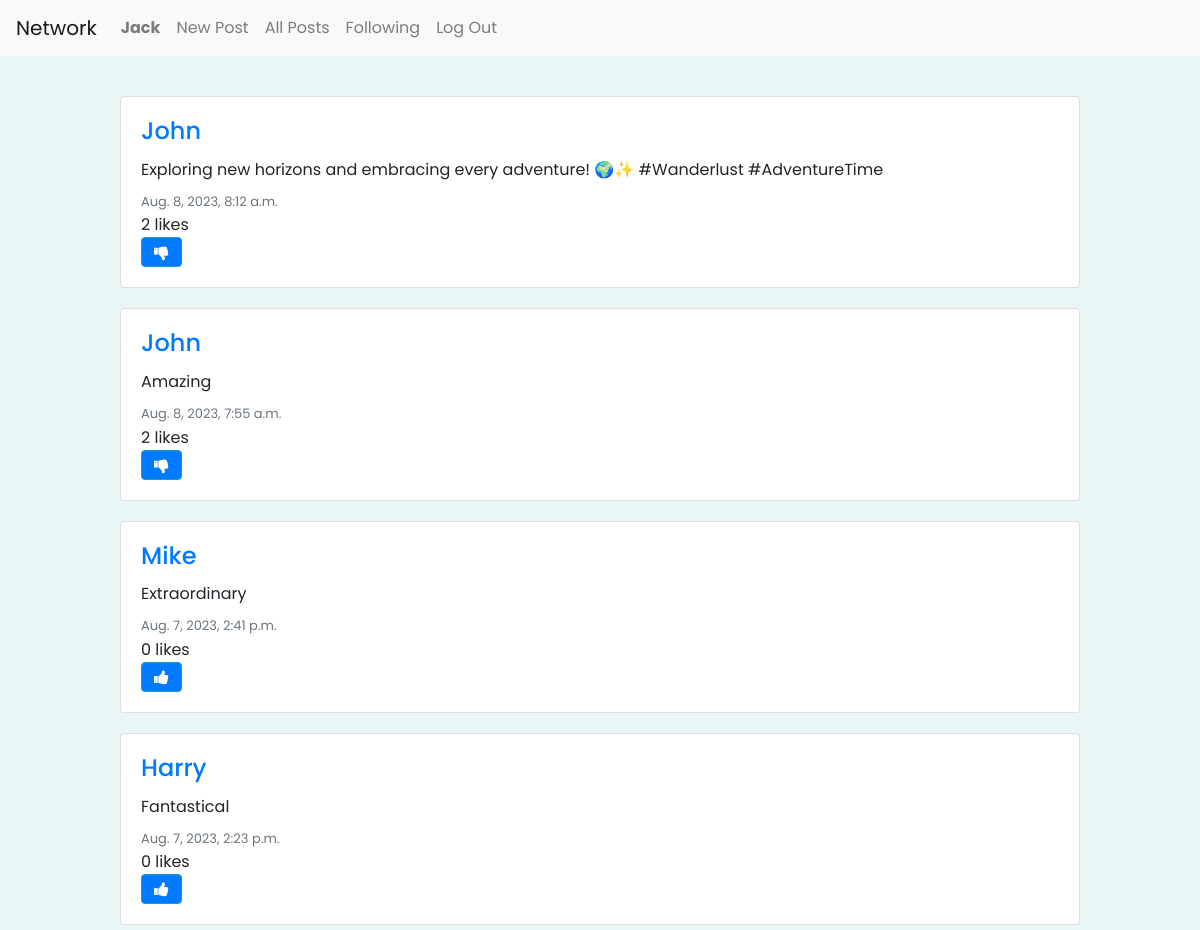
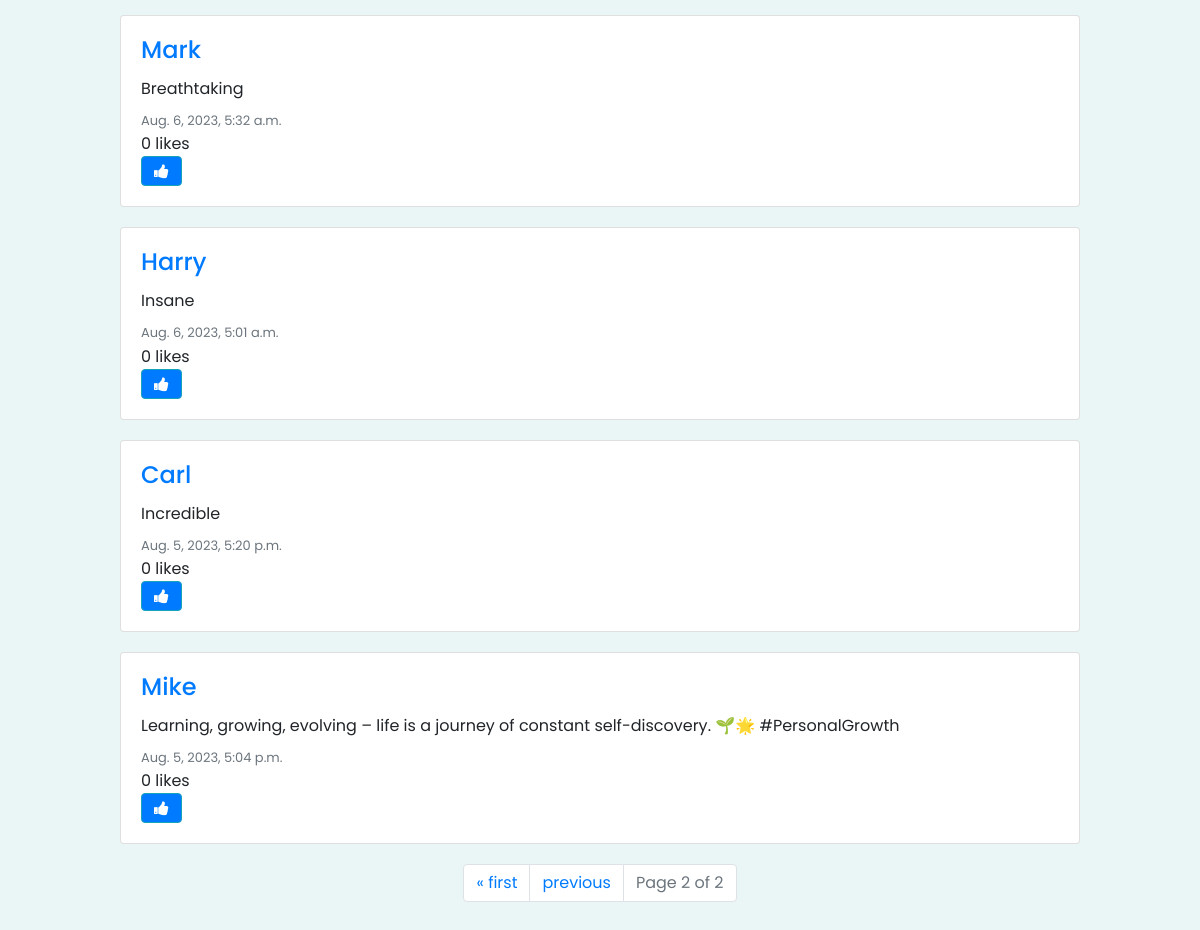
The page /following/1?page=2 (signed in) on the database its author committed (2 pictures, top to bottom).
### network/models.py (models this page shows, shortened)
class User(AbstractUser):
    pass

class Post(models.Model):
    author = models.ForeignKey(User, on_delete=models.CASCADE,related_name="user")
    content = models.CharField(max_length=1000)
    timestamp = models.DateTimeField(auto_now_add=True)

### network/views.py (the view)
# urls.py: path("following/<int:id>", views.view_following, name="following"),
@login_required
def view_following(request, id):
    current_user = request.user
    user_profile = Profile.objects.get(user=current_user)
    following_profiles = user_profile.follows.all()
    following_users = [profile.user for profile in following_profiles]
    following_posts = Post.objects.filter(author__in=following_users).annotate(like_count=Count('post_like')).order_by('-timestamp')
    paginator = Paginator(following_posts, 10)
    page_number = request.GET.get('page')
    page_obj = paginator.get_page(page_number)
    all_likes = Like.objects.all()
    liked_posts = []
    try:
        for like in all_likes:
            if like.user.id == request.user.id:
                liked_posts.append(like.post.id)
    except:
        liked_posts = []
    return render(request, 'network/following.html', {
        'following': following_profiles,
        'page_obj': page_obj,
        'liked_posts': liked_posts,
    })

### network/templates/network/following.html (shortened to what this page needs)
{% extends "network/layout.html" %}
{% block body %}
{% for post in page_obj %}
    <div style="margin: 20px 100px 20px 100px;" class="card w-10">
        <div class="card-body">
          <a href="{% url 'view_profile' post.author_id %}"><h4 class="card-title">{{ post.author }}</h4></a>
          <p class="card-text">{{ post.content }}</p>
          <p style="font-size: 13px;" class="card-subtitle mb-2 text-muted">{{ post.timestamp }}</p>
          <p id="like-count-{{ post.id }}" class="card-subtitle">{{ post.like_count }} likes</p>
          {% if post.id in liked_posts %}
            <button style="background-color: #007bff;" class="btn btn-info fa fa-thumbs-down" onclick="likeHandler('{{ post.id }}', {{ liked_posts }}, {{ like_count }})" id="{{ post.id }}" ></button>
        {% else %}
            <button style="background-color: #007bff;" class="btn btn-info fa fa-thumbs-up" id="{{ post.id }}" onclick="likeHandler('{{ post.id }}', {{ liked_posts }}, {{ like_count }})"></button>
        {% endif %}
        </div>
    </div>
{% endfor %}
<div class="pagination justify-content-center">
    <ul class="pagination">
        {% if page_obj.has_previous %}
            <li class="page-item"><a class="page-link" href="?page=1">&laquo; first</a></li>
            <li class="page-item"><a class="page-link" href="?page={{ page_obj.previous_page_number }}">previous</a></li>
        {% endif %}
        <li class="page-item disabled">
            <span class="page-link">Page {{ page_obj.number }} of {{ page_obj.paginator.num_pages }}</span>
        </li>
    </ul>
</div>
{% endblock %}

### network/templates/network/layout.html (shortened to what this page needs)
{% load static %}
<!DOCTYPE html>
<html lang="en">
    <head>
        <link rel="stylesheet" href="https://stackpath.bootstrapcdn.com/bootstrap/4.4.1/css/bootstrap.min.css">
        <link href="{% static 'network/styles.css' %}" rel="stylesheet">
        <link rel="stylesheet" href="https://cdnjs.cloudflare.com/ajax/libs/font-awesome/4.7.0/css/font-awesome.min.css">
    </head>
    <body>
        <nav class="navbar navbar-expand-lg navbar-light bg-light">
            <a class="navbar-brand" href="#">Network</a>
            <div>
              <ul class="navbar-nav mr-auto">
                {% if user.is_authenticated %}
                    <li class="nav-item">
                        <a class="nav-link" href="{% url 'view_profile' user.id %}"><strong>{{ user.username }}</strong></a>
                    </li>
                    <li class="nav-item">
                        <a class="nav-link" href="{% url 'create' %}">New Post</a>
                    </li>
                {% endif %}
                <li class="nav-item">
                  <a class="nav-link" href="{% url 'index' %}">All Posts</a>
                </li>
                {% if user.is_authenticated %}
                    <li class="nav-item">
                        <a class="nav-link" href="{% url 'following' user.id %}">Following</a>
                    </li>
                    <li class="nav-item">
                        <a class="nav-link" href="{% url 'logout' %}">Log Out</a>
                    </li>
                {% endif %}
              </ul>
            </div>
          </nav>
        <div class="body">
            {% block body %}
            {% endblock %}
        </div>
    </body>
</html>

### network/templates/network/layout.html (style rules this page uses)
body { font-family: 'Poppins', sans-serif; background-color: #eaf6f6; }
.body { padding: 20px; }

### rows shown on the page
User: username "Jack"
Post: author "John", content "Exploring new horizons and embracing every adventure! 🌍✨ #Wanderlust #AdventureTime", timestamp "Aug. 8, 2023, 8:12 a.m.", like_count "2"
Post: author "John", content "Amazing", timestamp "Aug. 8, 2023, 7:55 a.m.", like_count "2"
Post: author "Mike", content "Extraordinary", timestamp "Aug. 7, 2023, 2:41 p.m.", like_count "0"
Post: author "Harry", content "Fantastical", timestamp "Aug. 7, 2023, 2:23 p.m.", like_count "0"
Post: author "Mark", content "Breathtaking", timestamp "Aug. 6, 2023, 5:32 a.m.", like_count "0"
Post: author "Harry", content "Insane", timestamp "Aug. 6, 2023, 5:01 a.m.", like_count "0"
Post: author "Carl", content "Incredible", timestamp "Aug. 5, 2023, 5:20 p.m.", like_count "0"
Post: author "Mike", content "Learning, growing, evolving – life is a journey of constant self-discovery. 🌱🌟 #PersonalGrowth", timestamp "Aug. 5, 2023, 5:04 p.m.", like_count "0"

### other values the page prints
{{ page_obj.number }} "2"
{{ page_obj.paginator.num_pages }} "2"
